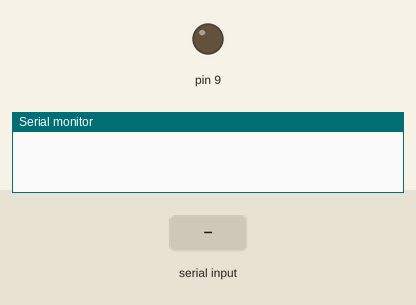
A sketch run on a simulated Arduino Uno, built with avr-gcc and run on an emulated ATmega328P. Parts: output pins drawn as LEDs (lit = HIGH), the last lines printed to the serial monitor. Inputs (shaded band) come from the test bench.

Above: at 1.2 s.
1.3 s: "1" received over Serial
At 2.0 s:
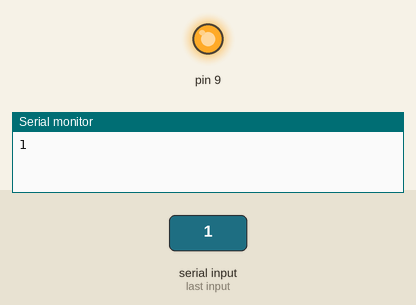
2.9 s: "2" received over Serial
At 4.4 s:
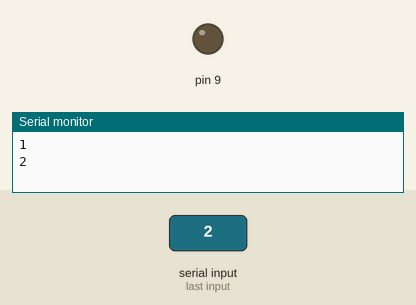
Timing chart, 0 to 5.9 s (numbered marks = the images above; inputs shaded):
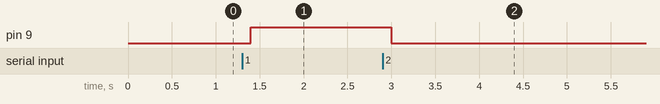

The sketch:

bluetooth.ino
```cpp
char madhu;
void setup() {
  pinMode(9, OUTPUT);
  Serial.begin(9600);

}

void loop() {
if(Serial.available()){
   madhu = Serial.read();
  Serial.println(madhu);

  }


if(madhu == '1'){
  digitalWrite(9, HIGH);

  }else if(madhu == '2'){
    digitalWrite(9, LOW);
    }
    delay(100);
}
```

Measured:
- after the input at 1.3 s, pin 9: LOW → HIGH after 0.10 s
- after the input at 2.9 s, pin 9: HIGH → LOW after 0.10 s
